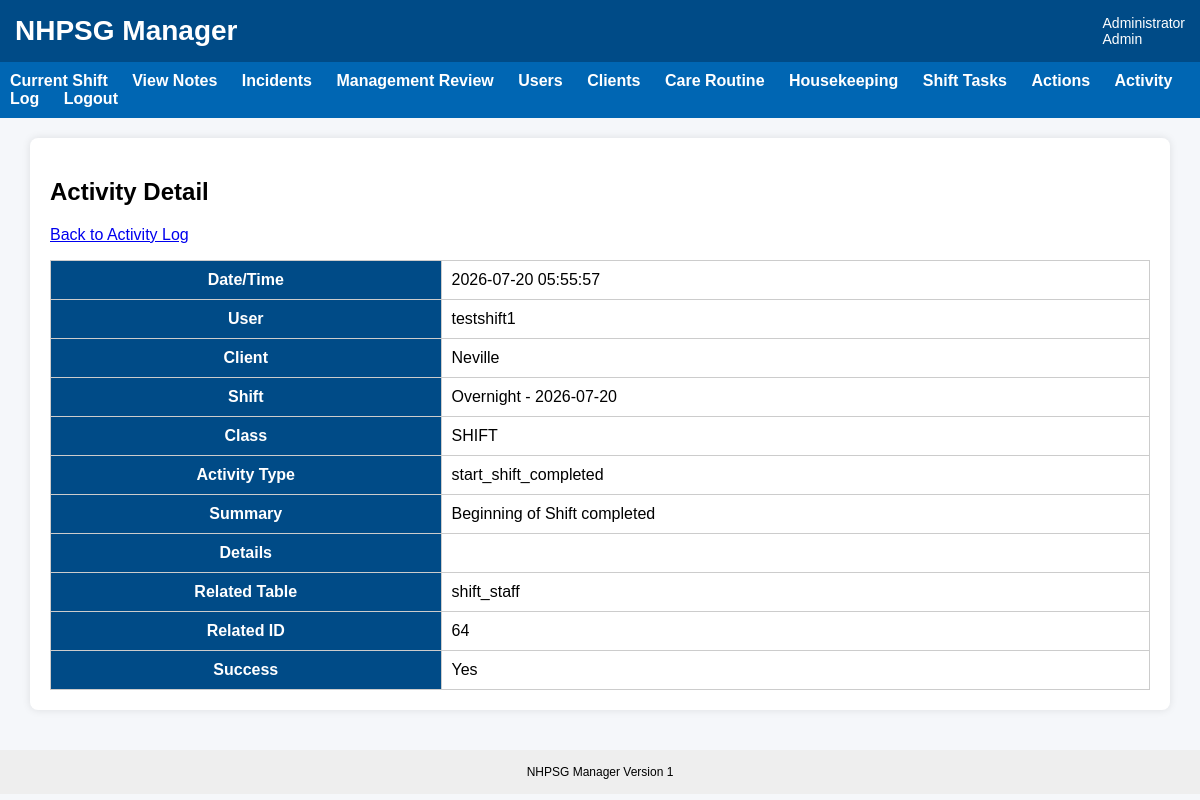
Screenshot of /activity-log/1076 (signed in) with the database file from the repository.
### tables this page shows
CREATE TABLE "activity_log" (
	"activity_id"	INTEGER,
	"activity_datetime"	TEXT DEFAULT CURRENT_TIMESTAMP,
	"activity_class"	TEXT NOT NULL,
	"activity_type"	TEXT NOT NULL,
	"user_id"	INTEGER,
	"client_id"	INTEGER,
	"shift_id"	INTEGER,
	"related_table"	TEXT,
	"related_id"	INTEGER,
	"summary"	TEXT NOT NULL,
	"details"	TEXT,
	"created_at"	TEXT DEFAULT CURRENT_TIMESTAMP, success INTEGER DEFAULT 1,
	PRIMARY KEY("activity_id" AUTOINCREMENT)
);

CREATE TABLE users (
    user_id INTEGER PRIMARY KEY AUTOINCREMENT,
    username TEXT UNIQUE NOT NULL,
    password_hash TEXT NOT NULL,
    full_name TEXT NOT NULL,
    role TEXT NOT NULL,
    active INTEGER NOT NULL DEFAULT 1
, must_change_password INTEGER NOT NULL DEFAULT 0, password_reset_at TEXT, password_reset_by INTEGER, last_password_changed_at TEXT);

CREATE TABLE clients (
    client_id INTEGER PRIMARY KEY AUTOINCREMENT,
    client_name TEXT NOT NULL,
    active INTEGER NOT NULL DEFAULT 1
);

CREATE TABLE shifts (
    shift_id INTEGER PRIMARY KEY AUTOINCREMENT,
    client_id INTEGER NOT NULL,
    shift_date TEXT NOT NULL,
    shift_type TEXT NOT NULL,
    status TEXT NOT NULL DEFAULT 'Open',

    scheduled_start_time TEXT,
    scheduled_end_time TEXT,

    created_at TEXT DEFAULT CURRENT_TIMESTAMP,
    closed_at TEXT
);

### app.py (the view)
@app.route("/activity-log/<int:activity_id>")
def activity_log_detail(activity_id):
    if "user_id" not in session:
        return redirect(url_for("login"))
    if session["role"] not in ["Admin", "Program Manager", "Director"]:
        return "Access denied", 403
    conn = get_db()
    activity = conn.execute("""
        SELECT
            al.*,
            u.full_name,
            c.client_name,
            s.shift_type,
            s.shift_date

        FROM activity_log al
        LEFT JOIN users u
            ON al.user_id = u.user_id
        LEFT JOIN clients c
            ON al.client_id = c.client_id
        LEFT JOIN shifts s
            ON al.shift_id = s.shift_id
        WHERE al.activity_id = ?
    """, (activity_id,)).fetchone()
    conn.close()
    if activity is None:
        return "Activity not found", 404
    return render_template(
        "activity_log_detail.html",
        log=activity
    )

### app.py (called while the page is built, shortened)
@app.before_request
def enforce_session_timeout():
    if "user_id" not in session:
        return None
    if request.endpoint in [
        "static",
        "login",
        "logout",
        "session_timeout"
    ]:
        return None
    current_time = time.time()
    last_activity = session.get("last_activity")
    if last_activity is not None:
        inactive_seconds = current_time - last_activity
    session["last_activity"] = current_time
    return None

@app.context_processor
def inject_session_timeout_settings():
    return {
        "session_timeout_seconds": SESSION_TIMEOUT_SECONDS,
        "session_warning_seconds": SESSION_WARNING_SECONDS
    }

def get_db():
    print("Using database:", os.path.abspath(DB_NAME))
    conn = sqlite3.connect(DB_NAME)
    conn.row_factory = sqlite3.Row
    return conn

### templates/activity_log_detail.html
{% extends "base.html" %}
{% block content %}
<div class="card">
    <h2>Activity Detail</h2>
    <p><a href="/activity-log">Back to Activity Log</a></p>
    <table>
        <tr>
            <th>Date/Time</th>
            <td>{{ log.activity_datetime }}</td>
        </tr>
        <tr>
            <th>User</th>
            <td>{{ log.full_name or "" }}</td>
        </tr>
        <tr>
            <th>Client</th>
            <td>{{ log.client_name or "" }}</td>
        </tr>
        <tr>
            <th>Shift</th>
            <td>
                {% if log.shift_id %}
                    {{ log.shift_type }} - {{ log.shift_date }}
                {% endif %}
            </td>
        </tr>
        <tr>
            <th>Class</th>
            <td>{{ log.activity_class }}</td>
        </tr>
        <tr>
            <th>Activity Type</th>
            <td>{{ log.activity_type }}</td>
        </tr>
        <tr>
            <th>Summary</th>
            <td>{{ log.summary }}</td>
        </tr>
        <tr>
            <th>Details</th>
            <td>{{ log.details or "" }}</td>
        </tr>
        <tr>
            <th>Related Table</th>
            <td>{{ log.related_table or "" }}</td>
        </tr>
        <tr>
            <th>Related ID</th>
            <td>{{ log.related_id or "" }}</td>
        </tr>
        <tr>
            <th>Success</th>
            <td>{% if log.success %}Yes{% else %}No{% endif %}</td>
        </tr>
    </table>
</div>
{% endblock %}

### static/css/style.css (style rules this page uses)
body { font-family: Arial, Helvetica, sans-serif; margin:0; background:#f5f7fa; }
.card { background:white; padding:20px; border-radius:8px; box-shadow:0px 0px 8px rgba(0,0,0,0.1); margin-bottom:20px; }
table { width:100%; border-collapse:collapse; }
th { background:#004b87; color:white; }
td,th { padding:10px; border:1px solid #cccccc; }

### rows the page displays
activity_log: activity_datetime "2026-07-20 05:55:57", activity_class "SHIFT", activity_type "start_shift_completed", summary "Beginning of Shift completed", related_table "shift_staff", related "64"
users: full_name "testshift1"
clients: client_name "Neville"
shifts: shift_type "Overnight", shift_date "2026-07-20"

### other values shown
{{ session.full_name }} "Administrator"
{{ session.role }} "Admin"
